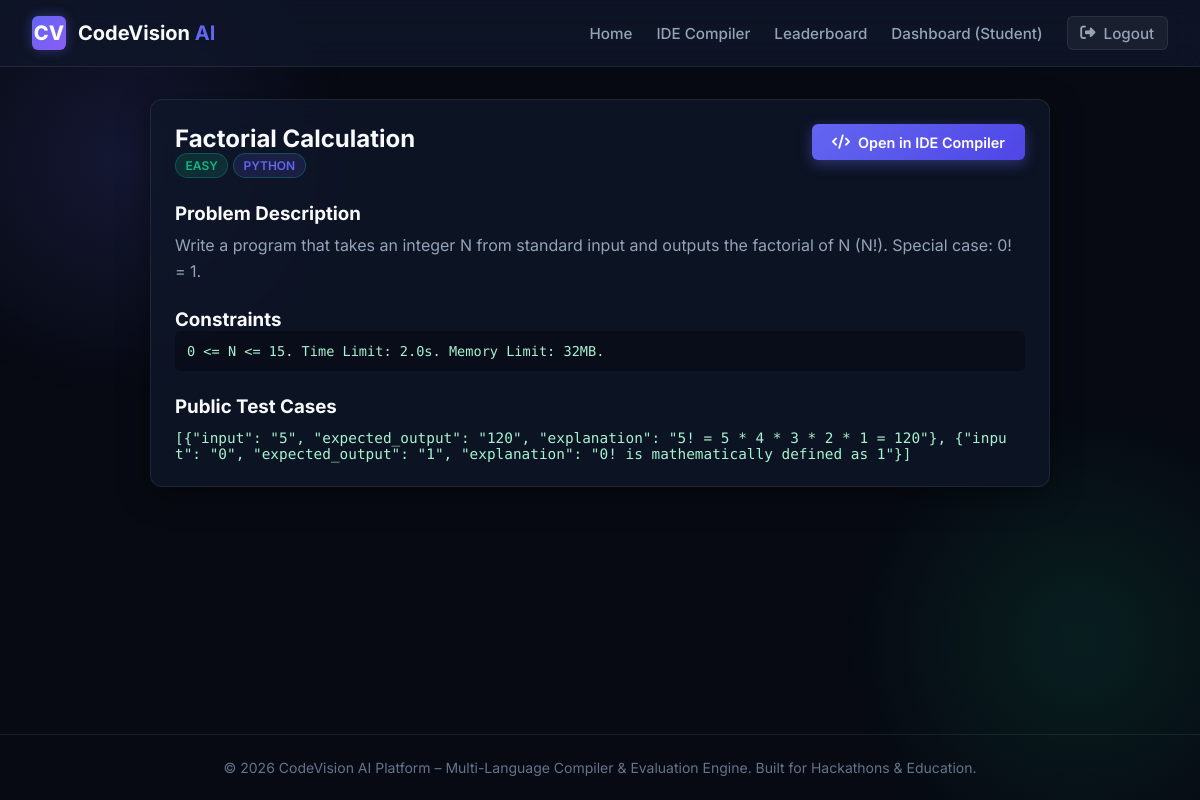
The app's page /assignment/1 (signed in) with its own data.
### tables this page shows
CREATE TABLE users (
    id INTEGER PRIMARY KEY AUTOINCREMENT,
    username TEXT UNIQUE NOT NULL,
    email TEXT UNIQUE NOT NULL,
    password_hash TEXT NOT NULL,
    role TEXT NOT NULL CHECK(role IN ('student', 'faculty', 'admin')),
    created_at TIMESTAMP DEFAULT CURRENT_TIMESTAMP,
    style_fingerprint TEXT DEFAULT '{}'
);

CREATE TABLE assignments (
    id INTEGER PRIMARY KEY AUTOINCREMENT,
    title TEXT NOT NULL,
    description TEXT NOT NULL,
    constraints TEXT,
    difficulty TEXT CHECK(difficulty IN ('Easy', 'Medium', 'Hard', 'Expert')),
    language TEXT DEFAULT 'python',
    template_code TEXT,
    public_test_cases TEXT NOT NULL, -- JSON string array of {input, expected_output}
    hidden_test_cases TEXT NOT NULL, -- JSON string array of {input, expected_output}
    common_errors TEXT, -- JSON array of common errors / edge cases
    created_by INTEGER,
    created_at TIMESTAMP DEFAULT CURRENT_TIMESTAMP,
    deadline TIMESTAMP,
    FOREIGN KEY(created_by) REFERENCES users(id)
);

### app.py (the view)
@app.route('/assignment/<int:assignment_id>')
@login_required
def assignment_details(assignment_id):
    conn = get_db_connection()
    assignment = conn.execute("SELECT * FROM assignments WHERE id = ?", (assignment_id,)).fetchone()
    conn.close()
    if not assignment:
        flash("Assignment not found.", "warning")
        return redirect(url_for('dashboard_router'))
    return render_template('assignment_details.html', assignment=assignment)

### app.py (called while the page is built)
@app.context_processor
def inject_user():
    return dict(current_user=get_current_user())

### database/db.py (called while the page is built)
def get_db_connection():
    conn = sqlite3.connect(DB_PATH)
    conn.row_factory = sqlite3.Row
    return conn

### utils/auth.py (called while the page is built)
def get_current_user():
    user_id = session.get('user_id')
    if not user_id:
        return None
    conn = get_db_connection()
    user = conn.execute("SELECT id, username, email, role, created_at FROM users WHERE id = ?", (user_id,)).fetchone()
    conn.close()
    return user

def login_required(f):
    @wraps(f)
    def decorated_function(*args, **kwargs):
        if 'user_id' not in session:
            if request.path.startswith('/api/'):
                return jsonify({"error": "Authentication required"}), 401
            return redirect(url_for('login_page'))
        return f(*args, **kwargs)
    return decorated_function

### templates/assignment_details.html (shortened to what this page needs)
{% extends "base.html" %}
{% block content %}
<div style="max-width: 900px; margin: 0 auto;">
    <div class="glass-card">
        <div style="display: flex; justify-content: space-between; align-items: flex-start; margin-bottom: 1.5rem;">
            <div>
                <h2>{{ assignment.title }}</h2>
                <span class="badge badge-{{ assignment.difficulty|lower }}">{{ assignment.difficulty }}</span>
                <span class="badge badge-easy" style="background: rgba(99,102,241,0.15); color: var(--primary);">{{ assignment.language|upper }}</span>
            </div>
            <a href="{{ url_for('editor_page', assignment_id=assignment.id) }}" class="btn btn-primary">
                <i class="fa-solid fa-code"></i> Open in IDE Compiler
            </a>
        </div>
        <div style="margin-bottom: 1.5rem;">
            <h3>Problem Description</h3>
            <p style="color: var(--text-secondary); margin-top: 0.5rem; line-height: 1.6;">{{ assignment.description }}</p>
        </div>
        {% if assignment.constraints %}
            <div style="margin-bottom: 1.5rem;">
                <h3>Constraints</h3>
                <pre class="console-output" style="background: rgba(0,0,0,0.3); padding: 0.75rem; border-radius: var(--radius-sm); font-size: 0.85rem;">{{ assignment.constraints }}</pre>
            </div>
        {% endif %}
        <div>
            <h3>Public Test Cases</h3>
            <div style="margin-top: 0.75rem;">
                {% set public_tc = assignment.public_test_cases %}
                <pre class="console-output">{{ public_tc }}</pre>
            </div>
        </div>
    </div>
</div>
{% endblock %}

### templates/base.html (shortened to what this page needs)
<!DOCTYPE html>
<html lang="en">
<head>
    <link rel="stylesheet" href="https://cdnjs.cloudflare.com/ajax/libs/font-awesome/6.4.0/css/all.min.css">
    <link rel="stylesheet" href="{{ url_for('static', filename='css/main.css') }}">
    <link rel="stylesheet" href="{{ url_for('static', filename='css/editor.css') }}">
</head>
<body>
    <nav class="navbar">
        <a href="{{ url_for('index_page') }}" class="nav-brand">
            <div class="brand-icon">CV</div>
            <span>CodeVision <span style="color: var(--primary);">AI</span></span>
        </a>
        <ul class="nav-links">
            <li><a href="{{ url_for('index_page') }}">Home</a></li>
            <li><a href="{{ url_for('editor_page') }}">IDE Compiler</a></li>
            <li><a href="{{ url_for('leaderboard_page') }}">Leaderboard</a></li>
            {% if current_user %}
                <li><a href="{{ url_for('dashboard_router') }}">Dashboard ({{ current_user.role|capitalize }})</a></li>
                <li><a href="{{ url_for('logout_action') }}" class="btn btn-secondary btn-sm"><i class="fa-solid fa-right-from-bracket"></i> Logout</a></li>
            {% else %}
                <li><a href="{{ url_for('login_page') }}">Login</a></li>
                <li><a href="{{ url_for('register_page') }}" class="btn btn-primary btn-sm">Register</a></li>
            {% endif %}
        </ul>
    </nav>
    <main class="main-container">
        {% block content %}{% endblock %}
    </main>
    <footer>
        <p>&copy; 2026 CodeVision AI Platform – Multi-Language Compiler & Evaluation Engine. Built for Hackathons & Education.</p>
    </footer>
</body>
</html>

### static/css/main.css (style rules this page uses)
:root { --bg-main: #070a12; --bg-surface: #0f172a; --bg-card: rgba(15, 23, 42, 0.75); --bg-card-hover: rgba(30, 41, 59, 0.85); --border-color: rgba(255, 255, 255, 0.08); --border-glow: rgba(99, 102, 241, 0.3); --primary: #6366f1; --primary-hover: #4f46e5; --primary-glow: rgba(99, 102, 241, 0.4); --accent-emerald: #10b981; --accent-amber: #f59e0b; --accent-rose: #f43f5e; --accent-cyan: #06b6d4; --accent-purple: #8b5cf6; --text-primary: #f8fafc; --text-secondary: #94a3b8; --text-muted: #64748b; --font-sans: 'Inter', system-ui, -apple-system, sans-serif; --font-mono: 'Fira Code', monospace; --radius-sm: 6px; --radius-md: 12px; --radius-lg: 18px; --shadow-glass: 0 8px 32px 0 rgba(0, 0, 0, 0.37); }
* { margin: 0; padding: 0; box-sizing: border-box; }
body { font-family: var(--font-sans); background-color: var(--bg-main); color: var(--text-primary); min-height: 100vh; display: flex; flex-direction: column; overflow-x: hidden; }
body::before { content: ''; position: fixed; top: -10%; left: -10%; width: 40vw; height: 40vw; background: radial-gradient(circle, rgba(99, 102, 241, 0.15) 0%, rgba(0,0,0,0) 70%); z-index: -1; pointer-events: none; }
body::after { content: ''; position: fixed; bottom: -10%; right: -10%; width: 40vw; height: 40vw; background: radial-gradient(circle, rgba(16, 185, 129, 0.12) 0%, rgba(0,0,0,0) 70%); z-index: -1; pointer-events: none; }
.navbar { display: flex; justify-content: space-between; align-items: center; padding: 1rem 2rem; background: rgba(15, 23, 42, 0.8); backdrop-filter: blur(16px); border-bottom: 1px solid var(--border-color); position: sticky; top: 0; z-index: 100; }
.nav-brand { display: flex; align-items: center; gap: 0.75rem; font-weight: 700; font-size: 1.25rem; color: var(--text-primary); text-decoration: none; }
.brand-icon { width: 34px; height: 34px; background: linear-gradient(135deg, var(--primary), var(--accent-purple)); border-radius: var(--radius-sm); display: flex; align-items: center; justify-content: center; font-weight: 800; box-shadow: 0 0 12px var(--primary-glow); }
.nav-links { display: flex; align-items: center; gap: 1.5rem; list-style: none; }
.nav-links a { color: var(--text-secondary); text-decoration: none; font-weight: 500; font-size: 0.95rem; transition: all 0.2s ease; }
.btn { display: inline-flex; align-items: center; justify-content: center; gap: 0.5rem; padding: 0.6rem 1.25rem; border-radius: var(--radius-sm); font-weight: 600; font-size: 0.9rem; cursor: pointer; transition: all 0.2s cubic-bezier(0.4, 0, 0.2, 1); border: none; text-decoration: none; }
.btn-primary { background: linear-gradient(135deg, var(--primary), var(--primary-hover)); color: white; box-shadow: 0 4px 14px var(--primary-glow); }
.btn-secondary { background: rgba(255, 255, 255, 0.05); color: var(--text-primary); border: 1px solid var(--border-color); }
.btn-sm { padding: 0.4rem 0.8rem; font-size: 0.825rem; }
.main-container { flex: 1; padding: 2rem; max-width: 1400px; width: 100%; margin: 0 auto; }
.glass-card { background: var(--bg-card); backdrop-filter: blur(16px); border: 1px solid var(--border-color); border-radius: var(--radius-md); padding: 1.5rem; box-shadow: var(--shadow-glass); transition: transform 0.2s ease, border-color 0.2s ease; }
h1, h2, h3, h4 { color: var(--text-primary); font-weight: 700; }
.badge { display: inline-block; padding: 0.25rem 0.6rem; border-radius: 9999px; font-size: 0.75rem; font-weight: 600; text-transform: uppercase; }
.badge-easy { background: rgba(16, 185, 129, 0.15); color: var(--accent-emerald); border: 1px solid rgba(16, 185, 129, 0.3); }
footer { text-align: center; padding: 1.5rem; border-top: 1px solid var(--border-color); color: var(--text-muted); font-size: 0.875rem; margin-top: auto; }

### static/css/editor.css (style rules this page uses)
.console-output { font-family: var(--font-mono); font-size: 0.9rem; white-space: pre-wrap; word-break: break-all; color: #a7f3d0; }

### records on screen
users: role "Student"
assignments: title "Factorial Calculation", difficulty "EASY", language "PYTHON", description "Write a program that takes an integer N from standard input and outputs the factorial of N (N!). Special case: 0! = 1.", constraints "0 <= N <= 15. Time Limit: 2.0s. Memory Limit: 32MB.", public_test_cases "[{\"input\": \"5\", \"expected_output\": \"120\", \"explanation\": \"5! = 5 * 4 * 3 * 2 * 1 = 120\"}, {\"input\": \"0\", \"expected_output\": \"1\", \"explanation\": \"0! is mathematically defined as 1\"}]"
